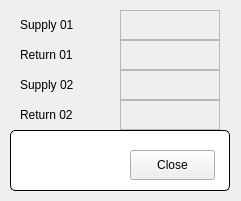
<?xml version="1.0" encoding="UTF-8"?>
<ui version="4.0">
 <class>FormCoolingPressure</class>
 <widget class="QMainWindow" name="FormCoolingPressure">
  <property name="geometry">
   <rect>
    <x>0</x>
    <y>0</y>
    <width>241</width>
    <height>201</height>
   </rect>
  </property>
  <property name="windowTitle">
   <string>Cooling Pressure</string>
  </property>
  <widget class="QWidget" name="centralWidget">
  <widget class="QGroupBox" name="titleGroupBox_2">
   <property name="geometry">
    <rect>
     <x>10</x>
     <y>130</y>
     <width>220</width>
     <height>61</height>
    </rect>
   </property>
   <property name="styleSheet">
    <string notr="true">QGroupBox {
	background-color: rgb(255, 255, 255);
    border: 1px solid black;
    border-radius: 5px;
    margin-top: 0.5em;
}

QGroupBox::title {
    subcontrol-origin: margin;
    left: 10px;
    padding: 0 3px 0 3px;
}</string>
   </property>
   <property name="title">
    <string/>
   </property>
   <widget class="QPushButton" name="btnClose">
    <property name="geometry">
     <rect>
      <x>120</x>
      <y>20</y>
      <width>85</width>
      <height>30</height>
     </rect>
    </property>
    <property name="text">
     <string>Close</string>
    </property>
   </widget>
  </widget>
  <widget class="QLabel" name="label">
   <property name="geometry">
    <rect>
     <x>20</x>
     <y>10</y>
     <width>80</width>
     <height>30</height>
    </rect>
   </property>
   <property name="text">
    <string>Supply 01</string>
   </property>
  </widget>
  <widget class="QELabel" name="qelabel">
   <property name="geometry">
    <rect>
     <x>120</x>
     <y>10</y>
     <width>100</width>
     <height>30</height>
    </rect>
   </property>
   <property name="frameShape">
    <enum>QFrame::StyledPanel</enum>
   </property>
   <property name="variable" stdset="0">
    <string>SRC07-CO-PG1:getPressure</string>
   </property>
  </widget>
  <widget class="QELabel" name="qelabel_2">
   <property name="geometry">
    <rect>
     <x>120</x>
     <y>40</y>
     <width>100</width>
     <height>30</height>
    </rect>
   </property>
   <property name="frameShape">
    <enum>QFrame::StyledPanel</enum>
   </property>
   <property name="variable" stdset="0">
    <string>SRC07-CO-PG2:getPressure</string>
   </property>
  </widget>
  <widget class="QLabel" name="label_2">
   <property name="geometry">
    <rect>
     <x>20</x>
     <y>40</y>
     <width>80</width>
     <height>30</height>
    </rect>
   </property>
   <property name="text">
    <string>Return 01</string>
   </property>
  </widget>
  <widget class="QELabel" name="qelabel_3">
   <property name="geometry">
    <rect>
     <x>120</x>
     <y>70</y>
     <width>100</width>
     <height>30</height>
    </rect>
   </property>
   <property name="frameShape">
    <enum>QFrame::StyledPanel</enum>
   </property>
   <property name="variable" stdset="0">
    <string>SRC07-CO-PG4:getPressure</string>
   </property>
  </widget>
  <widget class="QLabel" name="label_3">
   <property name="geometry">
    <rect>
     <x>20</x>
     <y>70</y>
     <width>80</width>
     <height>30</height>
    </rect>
   </property>
   <property name="text">
    <string>Supply 02</string>
   </property>
  </widget>
  <widget class="QELabel" name="qelabel_4">
   <property name="geometry">
    <rect>
     <x>120</x>
     <y>100</y>
     <width>100</width>
     <height>30</height>
    </rect>
   </property>
   <property name="frameShape">
    <enum>QFrame::StyledPanel</enum>
   </property>
   <property name="variable" stdset="0">
    <string>SRC07-CO-PG3:getPressure</string>
   </property>
  </widget>
  <widget class="QLabel" name="label_4">
   <property name="geometry">
    <rect>
     <x>20</x>
     <y>100</y>
     <width>80</width>
     <height>30</height>
    </rect>
   </property>
   <property name="text">
    <string>Return 02</string>
   </property>
  </widget>
  </widget>
 </widget>
 <customwidgets>
  <customwidget>
   <class>QELabel</class>
   <extends>QLabel</extends>
   <header>QELabel.h</header>
  </customwidget>
 </customwidgets>
 <resources/>
 <connections/>
</ui>
